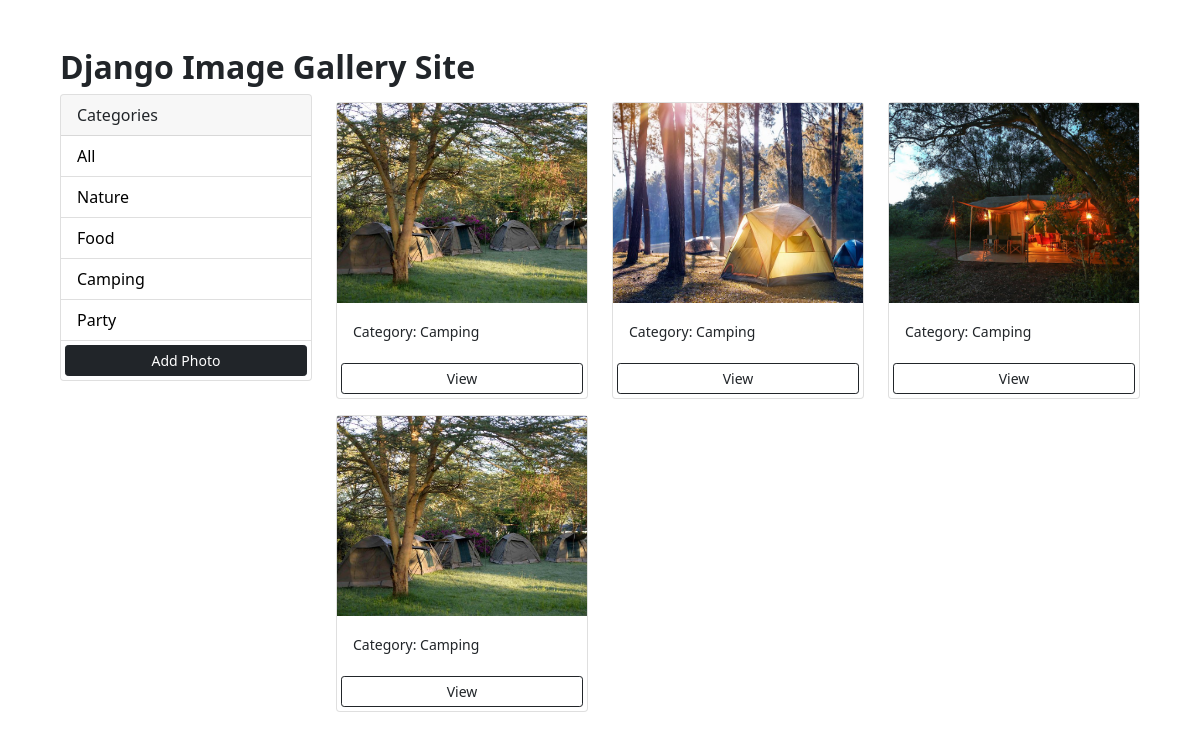
Page /?category=Camping on the committed database.
### photos/models.py (models this page shows, shortened)
class Category(models.Model):
    name = models.CharField(max_length=100, null=False, blank=False)

class Photo(models.Model):
    category = models.ForeignKey(
        Category, on_delete=models.SET_NULL, null=True, blank=True)
    image = models.ImageField(null=False, blank=False)
    description = models.CharField(max_length=500, null=False, blank=False)

### photos/views.py (the view)
# urls.py: path('', views.gallery, name='gallery'),
def gallery(request):
    category = request.GET.get('category')
    if category == None:
        photos = Photo.objects.all()
    else:
        photos = Photo.objects.filter(category__name=category)
    categories = Category.objects.all()
    context = {'categories': categories, 'photos': photos}
    return render(request, 'photos/gallery.html', context)

### photos/templates/photos/gallery.html (shortened to what this page needs)
<!DOCTYPE html>
<html lang="en">
    <head>
        <link href="https://cdn.jsdelivr.net/npm/bootstrap@5.0.0-beta1/dist/css/bootstrap.min.css" rel="stylesheet"
>
        {% load static %}
        <link rel="stylesheet"  href="{%  static  'css/style.css'  %}">
    </head>
    <body class="m-5">
        <div class="container">
            <div class="row">
                <h1 class="title">Django Image Gallery Site</h1>
                <div class="col-md-3">
                    <div class="card">
                        <div class="card-header">
                            Categories
                        </div>
                        <ul class="list-group list-group-flush">
                            <li class="list-group-item">
                                <a href="{% url 'gallery' %}">All</a>
                            </li>
                            {% for category in categories %}
                            <li class=" list-group-item">
                                <a href="{% url 'gallery' %}?category={{category.name}}">
                                    {{category.name}}
                                </a>
                            </li>
                            {% endfor %}
                            <a href="{% url 'add' %}" class="btn btn-dark btn-block btn-sm m-1">Add Photo</a>
                        </ul>
                    </div>
                </div>
                <div class="col-md-9">
                    <div class="row">
                        {% for photo in photos %}
                        <div class="col-md-4">
                            <div class="card my-2">
                                <img class="image-thumbail" src="{{photo.image.url}}" alt="Card image cap">
                                <div class="card-body">
                                    <small>Category: {{photo.category.name}}</small>
                                </div>
                                <a href="{% url 'photo' photo.id %}" class="btn btn-outline-dark btn-sm m-1">View</a>
                            </div>
                        </div>
                        {% empty %}
                        <h3>No photos...</h3>
                        {% endfor %}
                    </div>
                </div>
            </div>
        </div>
    </body>
</html>

### photos/statict/css/style.css (style rules this page uses)
.title { place-items: center; align-items: center; font-size: 2rem; font-weight: bolder; }
img { max-width: 100%; max-height: 100%; }
.image-thumbail { height: 200px; object-fit: cover; }
.list-group-item a { text-decoration: none; color: black; }

### rows in the picture
Category: name "Nature"
Category: name "Food"
Category: name "Camping"
Category: name "Party"
Photo: image (picture), category.name "Camping"
Photo: image (picture), category.name "Camping"
Photo: image (picture), category.name "Camping"
Photo: image (picture), category.name "Camping"
